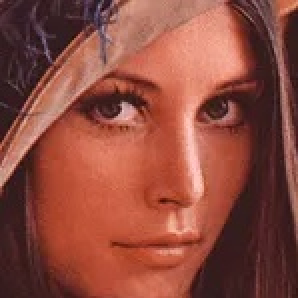
#> input picture notebooks/part1-image-processing/03-histogram-processing/lenaface.jpg, 149 x 149 px (shown 2 times larger); the run also reads 1 picture not shown here
$ jupyter execute --allow-errors practice.ipynb
#> lines starting #> are read from the running program, lines starting #| are printed output that depends on the picture; long printed decimals are rounded
### utils.py
"""
utils.py — 教程通用基础设施

设计原则：本文件只提供"基础设施"，**不包含任何算法实现**。
所有算法都必须保留在各章 Notebook 中手写实现，utils 仅负责：

1. 中文路径兼容的图像读写（Windows 下 cv2.imread 遇到中文路径会返回 None）
2. 中文字体配置（matplotlib 默认字体无法显示中文）
3. 随机种子固定（保证含 RANSAC / 噪声的章节结果可复现）
4. 图像与直方图的可视化辅助（仅做显示，不参与任何计算）
5. 手写实现 vs 参考实现的数值对比报告

被各章 Notebook 通过 `from utils import ...` 使用。
"""

from __future__ import annotations

import os
import random
from typing import Iterable, Sequence

import cv2
import numpy as np
import matplotlib
import matplotlib.pyplot as plt


# --------------------------------------------------------------------------- #
# 1. 中文路径兼容的图像读写
# --------------------------------------------------------------------------- #

def cv_imread(path: str, flags: int = cv2.IMREAD_COLOR) -> np.ndarray | None:
    """读取图像，兼容中文/Unicode 路径。

    Windows 下 `cv2.imread` 使用 ANSI 编码打开文件，路径含中文时会静默返回 None。
    这里改用 `np.fromfile` + `cv2.imdecode` 绕开该限制。

    参数:
        path: 图像路径（可含中文）
        flags: OpenCV 读取标志，如 cv2.IMREAD_COLOR / cv2.IMREAD_GRAYSCALE

    返回:
        图像数组；读取失败时返回 None
    """
    if not os.path.exists(path):
        return None
    try:
        buffer = np.fromfile(path, dtype=np.uint8)
        if buffer.size == 0:
            return None
        return cv2.imdecode(buffer, flags)
    except Exception:
        return None


def cv_imwrite(path: str, image: np.ndarray) -> bool:
    """保存图像，兼容中文/Unicode 路径。

    参数:
        path: 输出路径（可含中文）
        image: 待保存的图像数组

    返回:
        是否保存成功
    """
    try:
        directory = os.path.dirname(os.path.abspath(path))
        if directory:
            os.makedirs(directory, exist_ok=True)
        ext = os.path.splitext(path)[1] or ".jpg"
        ok, buffer = cv2.imencode(ext, image)
        if not ok:
            return False
        buffer.tofile(path)
        return True
    except Exception:
        return False


# --------------------------------------------------------------------------- #
# 2. 中文字体与随机种子
# --------------------------------------------------------------------------- #

def setup_plot_chinese() -> None:
    """配置 matplotlib 以正常显示中文与负号。

    预置字体：SimHei（黑体）、Microsoft YaHei（微软雅黑）等，
    按可用性依次回退，避免中文显示为方框。
    """
    plt.rcParams["font.sans-serif"] = [
        "SimHei",
        "Microsoft YaHei",
        "Noto Sans CJK SC",
        "WenQuanYi Micro Hei",
        "PingFang SC",
        "DejaVu Sans",
    ]
    plt.rcParams["axes.unicode_minus"] = False


def set_random_seed(seed: int = 42) -> None:
    """固定所有随机源，保证含随机采样的章节（RANSAC 等）结果可复现。"""
    random.seed(seed)
    np.random.seed(seed)
    os.environ["PYTHONHASHSEED"] = str(seed)


# --------------------------------------------------------------------------- #
# 3. 可视化辅助（只负责显示，不参与计算）
# --------------------------------------------------------------------------- #

def _as_list(value) -> list:
    """把标量或序列统一成 list，便于同时兼容单值与多值参数。"""
    if value is None:
        return []
    if isinstance(value, (list, tuple)):
        return list(value)
    return [value]


def _to_displayable(image: np.ndarray) -> np.ndarray:
    """把任意数值范围的图像整理成 matplotlib 可显示的形态。

    - 三通道按 BGR 处理并转成 RGB（OpenCV 约定）
    - 单通道保持灰度
    - 浮点数据若超出 [0,1] 则线性拉伸到 [0,255]
    """
    if image is None:
        return np.zeros((10, 10), dtype=np.uint8)

    if image.dtype == bool:
        image = image.astype(np.uint8) * 255

    if np.issubdtype(image.dtype, np.floating):
        arr = image.astype(np.float64)
        if arr.size and arr.max() <= 1.0 + 1e-6 and arr.min() >= -1e-6:
            arr = arr * 255.0
        elif arr.size and (arr.min() < 0 or arr.max() > 255):
            span = arr.max() - arr.min()
            arr = (arr - arr.min()) / span * 255.0 if span > 1e-12 else np.zeros_like(arr)
        image = np.clip(arr, 0, 255).astype(np.uint8)

    if image.ndim == 3:
        if image.shape[2] == 4:
            image = cv2.cvtColor(image, cv2.COLOR_BGRA2BGR)
        if image.shape[2] == 3:
            image = cv2.cvtColor(image, cv2.COLOR_BGR2RGB)
    return image


def show_images(
    images: Sequence[np.ndarray],
    titles: Sequence[str] | str | None = None,
    cmap: str | None = None,
    suptitle: str | None = None,
    show_info: bool = False,
    figsize: tuple | None = None,
    ncols: int | None = None,
    padding: float = 1.2,
) -> None:
    """并排显示多张图像。

    参数:
        images:   图像列表
        titles:   标题（字符串或与图像等长的列表）
        cmap:     灰度显示时使用的色图，如 "gray"
        suptitle: 总标题
        show_info: 是否在标题下标注 shape / dtype / 均值
        figsize:  画布尺寸
        ncols:    列数（默认全部排成一行）
        padding:  子图间距
    """
    images = list(images)
    if not images:
        return

    n = len(images)
    titles = _as_list(titles)
    col = ncols or n
    row = int(np.ceil(n / col))
    if figsize is None:
        figsize = (4.2 * col, 3.6 * row)

    fig, axes = plt.subplots(row, col, figsize=figsize, squeeze=False)
    for i in range(row * col):
        ax = axes[i // col][i % col]
        if i >= n:
            ax.axis("off")
            continue
        disp = _to_displayable(images[i])
        if disp.ndim == 3:
            ax.imshow(disp)
        else:
            ax.imshow(disp, cmap=cmap or "gray", vmin=0, vmax=255)
        ax.axis("off")
        if i < len(titles):
            ax.set_title(str(titles[i]), fontsize=11)
        if show_info:
            arr = np.asarray(images[i])
            ax.set_xlabel(
                f"shape={arr.shape} dtype={arr.dtype} mean={arr.mean():.2f}",
                fontsize=8,
            )

    if suptitle:
        fig.suptitle(suptitle, fontsize=13)
    # 中文字体缺失的字符（如 ↔）会产生 UserWarning，这里静默处理
    with matplotlib.rc_context({"font.sans-serif": plt.rcParams["font.sans-serif"]}):
        import warnings
        with warnings.catch_warnings():
            warnings.simplefilter("ignore")
            plt.tight_layout(pad=padding, h_pad=1.5, w_pad=1.5)
    plt.show()


def show_histogram(
    images: Sequence[np.ndarray],
    titles: Sequence[str] | str | None = None,
    colors: Sequence[str] | None = None,
    show_cdf: bool = False,
    suptitle: str | None = None,
    figsize: tuple | None = None,
) -> None:
    """显示灰度直方图，可选叠加累积分布函数（CDF）曲线。

    参数:
        images:   灰度图列表（若为三通道自动转灰度）
        titles:   子图标题
        colors:   每个直方图的颜色
        show_cdf: 是否叠加 CDF（归一化到 [0,1]，画在右侧纵轴）
        suptitle: 总标题
        figsize:  画布尺寸
    """
    images = list(images)
    if not images:
        return

    n = len(images)
    titles = _as_list(titles)
    colors = _as_list(colors) or ["#3498db", "#e67e22", "#e74c3c", "#27ae60"]
    if figsize is None:
        figsize = (4.6 * n, 3.6)

    fig, axes = plt.subplots(1, n, figsize=figsize, squeeze=False)
    for i, img in enumerate(images):
        ax = axes[0][i]
        arr = np.asarray(img)
        if arr.ndim == 3:
            arr = cv2.cvtColor(arr, cv2.COLOR_BGR2GRAY)
        if arr.dtype != np.uint8:
            arr = np.clip(arr, 0, 255).astype(np.uint8)

        hist = cv2.calcHist([arr], [0], None, [256], [0, 256]).ravel()
        color = colors[i % len(colors)]
        ax.bar(np.arange(256), hist, width=1.0, color=color, alpha=0.85)
        ax.set_xlim(0, 255)
        ax.set_xlabel("灰度值")
        ax.set_ylabel("像素数")
        if i < len(titles):
            ax.set_title(str(titles[i]), fontsize=11)

        if show_cdf:
            cdf = np.cumsum(hist) / max(hist.sum(), 1)
            ax2 = ax.twinx()
            ax2.plot(np.arange(256), cdf, color="#2c3e50", linewidth=1.6)
            ax2.set_ylim(0, 1.05)
            ax2.set_ylabel("CDF", color="#2c3e50")
            ax2.tick_params(axis="y", colors="#2c3e50")

    if suptitle:
        fig.suptitle(suptitle, fontsize=13)
    import warnings
    with warnings.catch_warnings():
        warnings.simplefilter("ignore")
        plt.tight_layout()
    plt.show()


# [61 lines left out: functions plot_gaussian_kernel, plot_gamma_curve, not called in this run]


# --------------------------------------------------------------------------- #
# 4. 手写实现 vs 参考实现的数值对比
# --------------------------------------------------------------------------- #

def compare_results(
    manual: np.ndarray,
    reference: np.ndarray,
    name: str = "结果",
    mae_good: float = 1.0,
    max_good: float = 2.0,
) -> dict:
    """比较手写实现与参考实现的数值差异，并打印报告。

    参数:
        manual:    手写实现结果
        reference: 参考实现（如 OpenCV）结果
        name:      报告标题中显示的对比名称
        mae_good:  MAE 达到该值以内视为"优秀"
        max_good:  最大绝对误差达到该值以内视为"优秀"

    返回:
        含 mae / rmse / max 的字典
    """
    a = np.asarray(manual, dtype=np.float64)
    b = np.asarray(reference, dtype=np.float64)

    if a.shape != b.shape:
        print(f"  ⚠️ 形状不一致：手写 {a.shape} vs 参考 {b.shape}")
        diff = np.abs(a.reshape(-1)[: min(a.size, b.size)] -
                      b.reshape(-1)[: min(a.size, b.size)])
    else:
        diff = np.abs(a - b)

    mae = float(diff.mean()) if diff.size else 0.0
    rmse = float(np.sqrt((diff ** 2).mean())) if diff.size else 0.0
    max_err = float(diff.max()) if diff.size else 0.0

    def verdict(value: float, threshold: float) -> str:
        if value <= threshold * 0.5:
            return "✅ 优秀"
        if value <= threshold:
            return "✅ 合格"
        return "⚠️ 偏差偏大"

    print("=" * 62)
    print(f"  🔍 【{name}】手写实现 vs 参考实现 数值对比报告")
    print("=" * 62)
    print(f"  MAE  平均绝对误差  = {mae:.6f}    {verdict(mae, mae_good)}")
    print(f"  RMSE 均方根误差    = {rmse:.6f}    {verdict(rmse, mae_good)}")
    print(f"  Max  最大绝对误差  = {max_err:.6f}    {verdict(max_err, max_good)}")
    print("=" * 62)
    if mae <= mae_good:
        print("  🎉 恭喜！误差仅来自 uint8 取整，手写实现与参考实现基本一致。")
    else:
        print("  💡 提示：请检查归一化范围、通道顺序（BGR/RGB）与裁剪取整方式。")
    print("=" * 62)

    return {"mae": mae, "rmse": rmse, "max": max_err}

### notebooks/part1-image-processing/03-histogram-processing/practice.ipynb
# 第3章：基于直方图统计的处理

## 编程实践：手写直方图统计 / 均衡化 / 匹配

| 项目 | 说明 |
|------|------|
| 输入图片 | `lenaface.jpg`（灰度）；`test1.png` + `test2.png`（直方图匹配源/参考） |
| 手写核心 | 直方图统计、CDF、均衡化、直方图匹配 |
| 允许调用 | 仅 `cv_imread` / `cv_imwrite` 图像读写 |
| 对比验证 | 与 OpenCV `cv2.equalizeHist` 结果做数值误差对比 |

## 一、学习目标

1. 掌握如何提取一张图像的**像素直方图**。
2. 掌握**直方图均衡化**的实现方式与效果特点。
3. 掌握**直方图匹配**（源图 + 参考图）的实现方式与效果特点。

[cell 1]
import sys
from pathlib import Path

# 向上查找项目根目录（含 utils.py），并加入 sys.path
ROOT = Path.cwd().resolve()
while not (ROOT / "utils.py").exists():
    if ROOT.parent == ROOT:
        raise FileNotFoundError("未找到项目根目录 utils.py")
    ROOT = ROOT.parent
sys.path.insert(0, str(ROOT))

import numpy as np
import cv2
import matplotlib.pyplot as plt

from utils import cv_imread, cv_imwrite, set_random_seed, setup_plot_chinese, show_images, compare_results, show_histogram

setup_plot_chinese()
set_random_seed(42)
#> in cv_imread, returned value is the input picture: shape (149, 149, 3); mean B, G, R 62.4, 74.7, 141.8
print(f"OpenCV 版本: {cv2.__version__}")
print(f"当前工作目录: {Path.cwd()}")
print("✅ 工具函数导入成功！")

## 二、原理与公式

### 2.1 什么是直方图？——给图像拍一张"像素体检 X 光片"

**直方图**就是把"每种亮度的像素各有多少个"做成一张柱状图：
- 横轴：灰度等级（0 纯黑 → 255 纯白）
- 纵轴：该灰度级出现的**频数**（像素个数）

```
hist[k] = 整幅图中像素值恰好等于 k 的个数，   k = 0, 1, 2, ..., 255
```

> 🎓 **零基础直观理解**：想象把全班 26 万个像素（512×512）按"肤色亮度"站队，
> 0 号队伍最黑、255 号队伍最白。直方图就是数一数每支队伍的人数。
> 队伍如果全部挤在左边（0~50）——图像偏暗；
> 队伍全部挤在右边（200~255）——图像过曝；
> 队伍分布很窄（集中在 100~120）——对比度低、灰蒙蒙。

**直方图的性质：**
- ✅ 反映**全局亮度与对比度**分布
- ❌ **丢失空间位置信息**——把像素随机打乱，直方图完全不变！

### 2.2 直方图均衡化：让灰度"排队更均匀"

目标：把原本扎堆（集中在某几个灰级）的像素，通过一个单调映射函数，**摊平**到 0~255 的全范围。
结果：原来对比度过低的图像会变得层次分明、细节清晰。

**三步走公式：**

| 步骤 | 公式 | 说明 |
|------|------|------|
| ① 统计直方图 | $h[k] = \text{count}(I=k)$ | 每个灰级有几个像素 |
| ② 计算 CDF | $CDF[k] = \frac{1}{N} \sum_{i=0}^{k} h[i]$ | 累积分布函数（≤k 的像素占比） |
| ③ 映射 LUT | $\text{LUT}[k] = \mathrm{round}(CDF[k] \times 255)$ | 把累积比例映射回 0~255 |

最后对每个像素查表：$I_{out}[y,x] = \text{LUT}[I_{in}[y,x]]$。

> 🔑 **为什么叫"均衡化"？** 数学上，如果输入是连续随机变量 $X$，
> 那么 $Y = CDF_X(X)$ 一定服从均匀分布 U[0,1]。
> 离散图像近似这个过程，所以 CDF 会被拉成一条近似"从左下到右上的斜线"。

### 2.3 直方图匹配（规定化）："照着别人的色调整容"

**应用场景**：
把一张阴天灰蒙蒙的源图，改成跟一张阳光明媚的参考图**同样的色调风格**——这就是直方图匹配。

**核心思路**（对每个灰级 $i$）：
1. 分别求源图和参考图的 CDF；
2. 在参考 CDF 里找一个 $j$，使得 $CDF_{ref}[j]$ 最接近 $CDF_{src}[i]$；
3. 令映射表 $\text{LUT}[i] = j$。

即：
$$
\text{LUT}[i] = \arg\min_j \; \left| CDF_{ref}[j] - CDF_{src}[i] \right|
$$

然后源图每个像素按 LUT 查表即可。

> 💡 **零基础类比**：源图是 A 班分数分布（大家都扎堆 60 分），
> 参考图是 B 班分数分布（正态分布 60~90）。
> 匹配就是把 A 班的分数"重排"，让分数分布的形状和 B 班一样。

[cell 2]
def to_grayscale_manual(image):
    """手写灰度化：Y = 0.299R + 0.587G + 0.114B。"""
    h, w, _ = image.shape
    gray = np.zeros((h, w), dtype=np.uint8)
    for y in range(h):
        for x in range(w):
            b, g, r = (float(v) for v in image[y, x, :])
            gray[y, x] = int(round(0.299 * r + 0.587 * g + 0.114 * b))
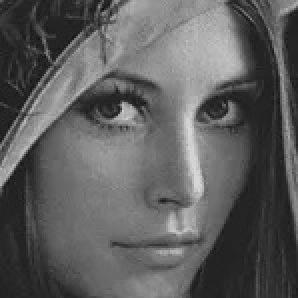
#> gray: shape (149, 149) (shown 2 times larger); min 13, max 216, mean 93.4
    return gray


def compute_hist_manual(gray):
    """手写直方图统计，返回长度 256 的频数数组。"""
    hist = np.zeros(256, dtype=np.int64)
    for y in range(gray.shape[0]):
        for x in range(gray.shape[1]):
            hist[int(gray[y, x])] += 1
    return hist


def compute_cdf(hist, total):
    """由直方图计算归一化累积分布函数 CDF。"""
    cdf = np.zeros(256, dtype=np.float64)
    acc = 0
    for i in range(256):
        acc += hist[i]
        cdf[i] = acc / total
    return cdf


def histogram_equalization_manual(gray):
    """手写直方图均衡化。"""
    hist = compute_hist_manual(gray)
#> hist = 256 values, max 870 at index 36, min 0 at index 0, mean 86.72
    total = gray.shape[0] * gray.shape[1]
    cdf = compute_cdf(hist, total)
#> the loop in compute_cdf, `for i in range(256):` made 256 passes
#> acc on passes 1 to 3: 0, 0, 0
#> after the loop in compute_cdf, `for i in range(256):`: acc = 22201; cdf = 256 values from 0 to 1
#> cdf = 256 values from 0 to 1

    lut = np.zeros(256, dtype=np.uint8)
    for i in range(256):
        lut[i] = int(round(cdf[i] * 255.0))
#> after the loop, lut = 256 values from 0 to 255

    h, w = gray.shape
    out = np.zeros((h, w), dtype=np.uint8)
    for y in range(h):
        for x in range(w):
            out[y, x] = lut[int(gray[y, x])]
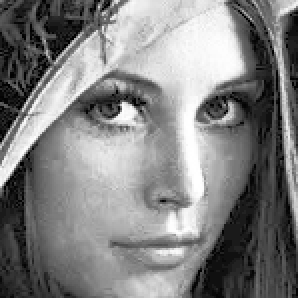
#> out: shape (149, 149) (shown 2 times larger); min 0, max 255, mean 128.8
    return out, hist, lut


# [23 lines left out: function histogram_matching_manual, not called in this run]

[cell 3]
# 读取图像并执行直方图均衡化
img = cv_imread("lenaface.jpg", cv2.IMREAD_COLOR)
assert img is not None, "读取 lenaface.jpg 失败"

gray = to_grayscale_manual(img)
eq, hist_eq, lut_eq = histogram_equalization_manual(gray)
#> hist_eq has the same summary as hist in histogram_equalization_manual; lut_eq = 256 values from 0 to 255

# ---------- 与 OpenCV 对比验证 ----------
eq_cv = cv2.equalizeHist(gray)
compare_results(eq, eq_cv, "直方图均衡化")
#> in compare_results, `diff = np.abs(a - b)`:
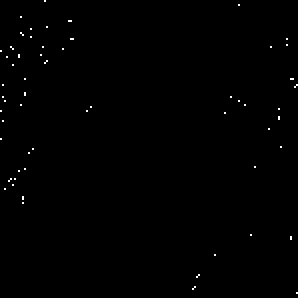
#> diff: shape (149, 149) float64 (shown 2 times larger); values 0 (black) and 1 (white), 0.33% white in thin lines or dots
#> in compare_results, `mae = float(diff.mean()) if diff.size else 0.0`: mae = 0.00333
#> in compare_results, `rmse = float(np.sqrt((diff ** 2).mean())) if diff.size else 0.0`: rmse = 0.0577
#> in compare_results, `max_err = float(diff.max()) if diff.size else 0.0`: max_err = 1
#|   MAE  平均绝对误差  = 0.003333    ✅ 优秀
#|   RMSE 均方根误差    = 0.05773    ✅ 优秀
#|   Max  最大绝对误差  = 1.000    ✅ 优秀

cv_imwrite("equalized.jpg", eq)
#> in cv_imwrite, `ok, buffer = cv2.imencode(ext, image)`: buffer = 11413 values, max 255 at index 0, min 0 at index 4, mean 134.7
print("✅ 均衡化完成")

[cell 4]
# 可视化直方图与结果：使用教程提供的 show_histogram，自动叠加 CDF 曲线
show_histogram(
    [gray, eq],
    titles=["原图直方图（叠加 CDF 曲线）", "均衡化后直方图（叠加 CDF 曲线）"],
    colors=["#3498db", "#e67e22"],
    show_cdf=True,
    suptitle="直方图均衡化前后对比：注意 CDF 从曲线变成近似直线",
)
#> in show_histogram, `images = list(images)`: images = 2 items
#> in show_histogram, `n = len(images)`: n = 2
#> in show_histogram, `figsize = (4.6 * n, 3.6)`: figsize = (9.2, 3.6)
#> the loop in show_histogram, `for i, img in enumerate(images):` made 2 passes
#> color on passes 1 to 2: '#3498db', '#e67e22'
#> in show_histogram, `plt.show()`:
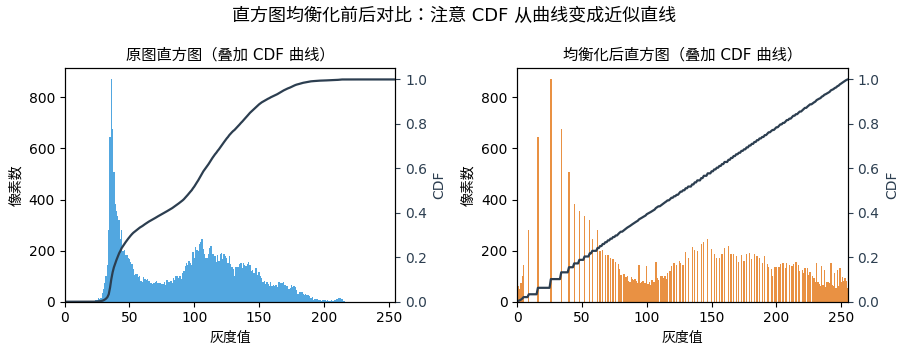
#> figure drawn by matplotlib, 4 panels; panel 1: tallest bar 870 high, from x = 35.5 to 36.5; panel 2: tallest bar 870 high, from x = 25.5 to 26.5; panel 3: curve peaks at x = 216, y = 1; panel 4: curve peaks at x = 255, y = 1

show_images([gray, eq], ["原灰度图", "直方图均衡化结果"], show_info=True, figsize=(9, 4),
            suptitle="肉眼对比：均衡化后对比度增强，细节更清晰")
#> in show_images, `images = list(images)`: images = 2 items
#> in show_images, `n = len(images)`: n = 2
#> in show_images, `row = int(np.ceil(n / col))`: row = 1

[cell 5]
# 直方图匹配：读取源图和参考图
src_img = cv_imread("test1.png", cv2.IMREAD_COLOR)
ref_img = cv_imread("test2.png", cv2.IMREAD_COLOR)
#> call 3 of cv_imread, with path = 'test2.png', flags = 1
#> in cv_imread (call 3), `buffer = np.fromfile(path, dtype=np.uint8)`: buffer = 10633 values, max 255 at index 0, min 0 at index 4, mean 127.5
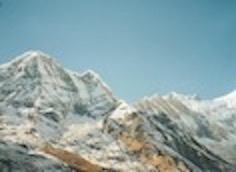
#> input picture notebooks/part1-image-processing/03-histogram-processing/test2.png, 236 x 172 px
#> in cv_imread, returned value is the input picture: shape (172, 236, 3); mean B, G, R 166.2, 163.3, 139.9
#> (the rest of the program and of its run is left out)
